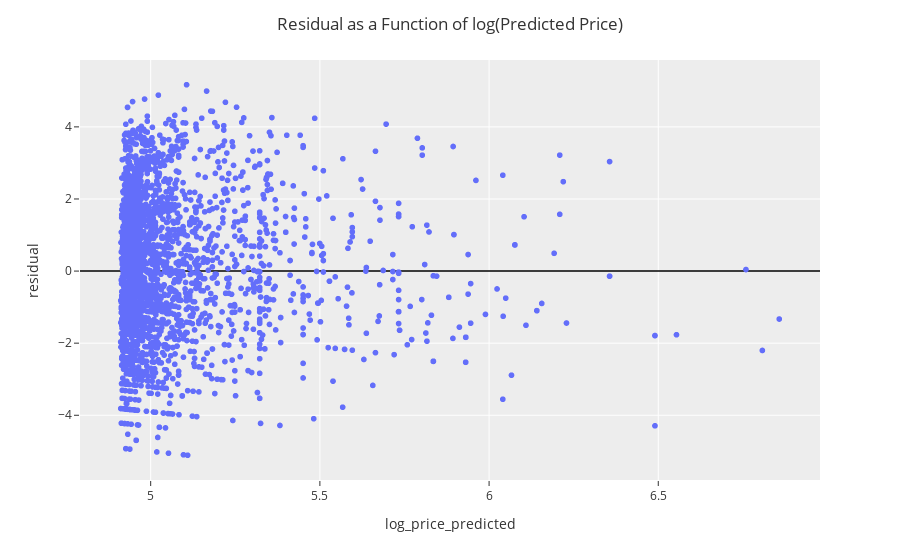

Here is the notebook cell this chart was saved with:
### Code cell
# Create predicted and residual columns
DF_model3['log_price_predicted'] = LM.predict(X)
DF_model3['residual'] = DF_model3['log_price'] - DF_model3['log_price_predicted']
DF_model3

fig = px.scatter(DF_model3,x='log_price_predicted',y='residual')

# Update layout to show axis line at y=0
fig.update_layout(
    yaxis={'zeroline':True, 'zerolinewidth':1.5, 'zerolinecolor':"black"})

fig.update_layout(template="ggplot2",
                  title='Residual as a Function of log(Predicted Price)',
                  title_x=0.5)

fig.show()

### Figure 1 — Plotly figure (JSON) as saved in the notebook; plotly's stock layout.template omitted (floating-point values rounded to 4 significant figures; data arrays with more than 128 entries replaced by an {"elided": "..."} marker saying what was removed)
{"data": [{"hovertemplate": "log_price_predicted=%{x}<br>residual=%{y}<extra></extra>", "legendgroup": "", "marker": {"color": "#636efa", "symbol": "circle"}, "mode": "markers", "name": "", "showlegend": false, "type": "scattergl", "x": {"elided": "3211 float values"}, "xaxis": "x", "y": {"elided": "3211 float values"}, "yaxis": "y"}], "layout": {"autosize": true, "legend": {"tracegroupgap": 0}, "margin": {"t": 60}, "title": {"text": "Residual as a Function of log(Predicted Price)", "x": 0.5}, "xaxis": {"anchor": "y", "autorange": true, "domain": [0, 1], "range": [4.79, 6.979], "title": {"text": "log_price_predicted"}, "type": "linear"}, "yaxis": {"anchor": "x", "autorange": true, "domain": [0, 1], "range": [-5.905, 5.965], "title": {"text": "residual"}, "type": "linear", "zeroline": true, "zerolinecolor": "black", "zerolinewidth": 1.5}}}
